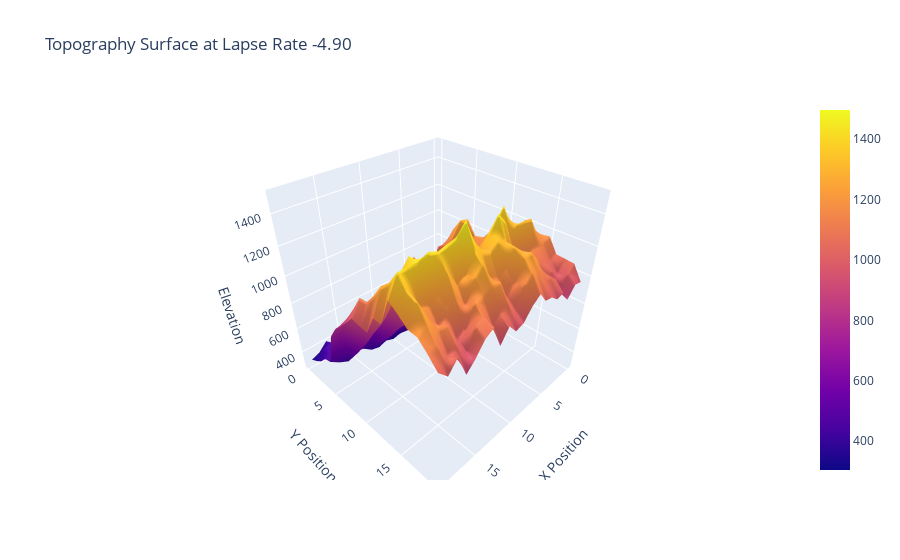
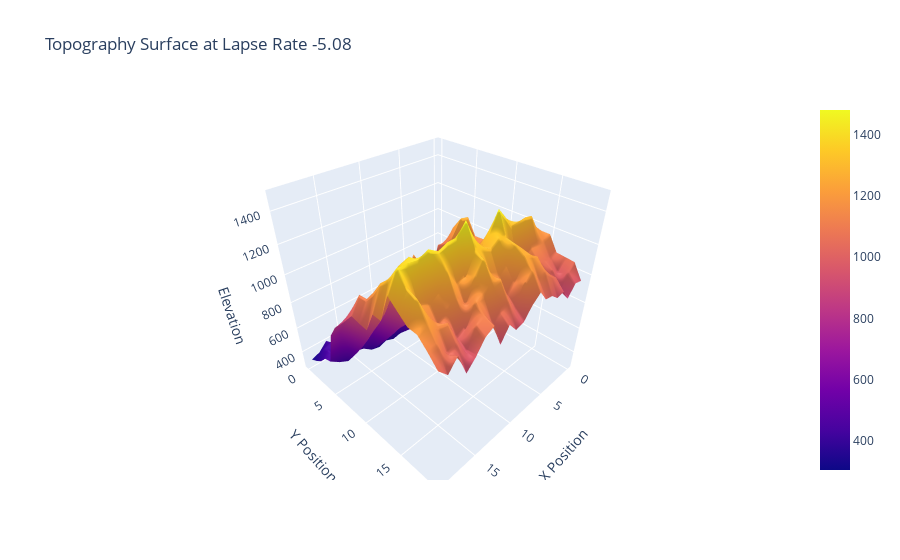
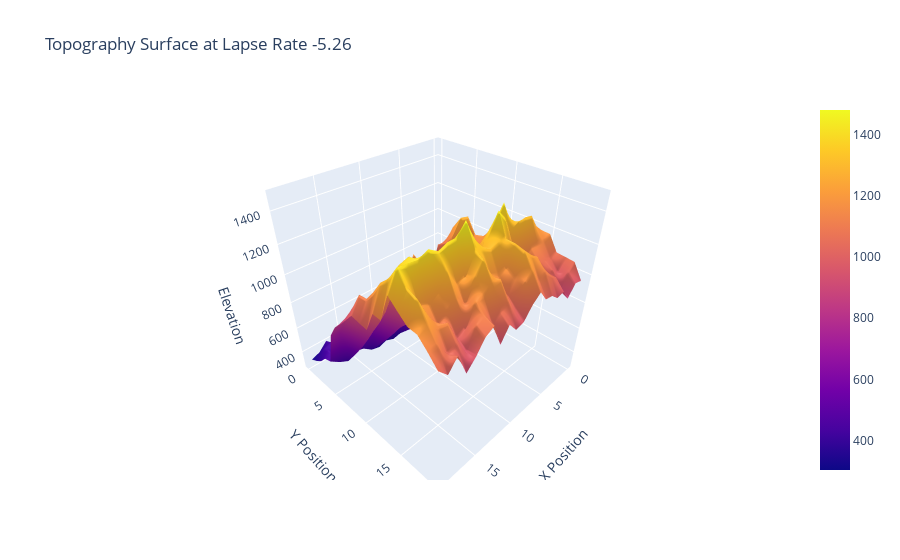
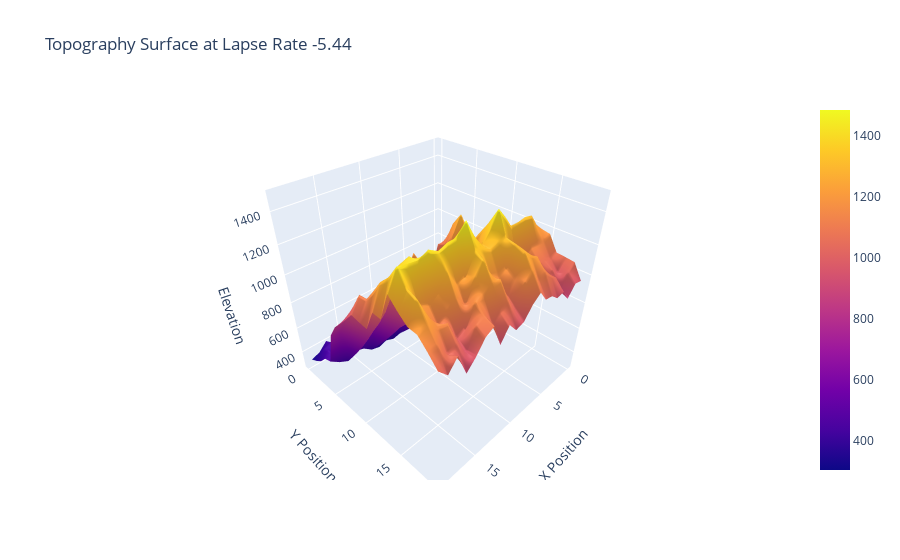

Here is the notebook cell these charts were saved with, in order:
### Code cell
import numpy as np
import plotly.graph_objects as go
import xsimlab as xs
import hvplot.xarray

# Define lapse_rate values to test between -4.9 and -5.8
lapse_rate_values = np.linspace(-4.9, -5.8, 6)

# Initialize a list to store results
spatial_elevation_results = []  # Store the 2D elevation grids for each lapse rate

# Loop through lapse_rate values
for lapse_rate in lapse_rate_values:
    # Set up the model with the current lapse_rate
    in_ds_S1 = xs.create_setup(
        model=SouthernAndesLEM,
        clocks={
            'time': ModelTime_1,
            'output': ModelTime_1[::PlotStep]
        },
        master_clock='time',
        input_vars={
            'grid': {
                'shape': [nx, ny],
                'length': [xl, yl],
            },
            'boundary': {
                'status': BoundaryCondition
            },
            'topography': {
                'elevation': InitialTopography2D,
            },
            'bedrock': {
                'elevation': InitialTopography2D,
            },
            'uplift': {
                'rate': UpliftRates2D,
            },
            'spl': {
                'k_coef': k_coef,
                'area_exp': area_exp,
                'slope_exp': slope_exp,
            },
            'diffusion': {
                'diffusivity': diffusion_diffusivity,
            },
            'orographic': {
                'lapse_rate': lapse_rate,  # Update only lapse_rate
                'lapse_rate_m': lapse_rate_m,
                'ref_density': ref_density,
                'rainfall_frequency': rainfall_frequency,
                'latitude': latitude,
                'precip_base': precip_base_xr,
                'wind_speed': wind_speed,
                'wind_dir': wind_dir,
                'precip_min': precip_min,
                'conv_time': conv_time,
                'fall_time': fall_time,
                'nm': nm,
                'hw': hw,
            },
        },
        output_vars={
            'topography__elevation': 'time',
            'orographic__precip_rate': 'time'
        }
    )
    
    # Run the simulation
    with xs.monitoring.ProgressBar():
        out_ds_S1 = in_ds_S1.xsimlab.run(model=SouthernAndesLEM)
    
    # Extract the final elevation grid (2D array) for the last timestep
    elevation = out_ds_S1['topography__elevation'].isel(time=-1).values  # 2D array
    spatial_elevation_results.append(elevation)  # Store the grid

    # Create a 3D surface plot for the current lapse_rate
    x = np.arange(elevation.shape[1])
    y = np.arange(elevation.shape[0])
    X, Y = np.meshgrid(x, y)

    fig = go.Figure(data=[go.Surface(z=elevation, x=X, y=Y)])
    fig.update_layout(
        title=f'Topography Surface at Lapse Rate {lapse_rate:.2f}',
        scene=dict(
            xaxis_title='X Position',
            yaxis_title='Y Position',
            zaxis_title='Elevation'
        )
    )
    
    # Show the 3D plot
    fig.show()

    # Add hvplot visualization
hvplot_image = out_ds_S1.topography__elevation.hvplot.image(
    x='x', y='y', cmap='viridis', groupby='time'
)
hvplot_image.opts(title=f'HvPlot Image at Lapse Rate {lapse_rate:.2f}')

# Display the HvPlot visualization
hvplot_image

### Figure 1 — Plotly figure (JSON) as saved in the notebook; plotly's stock layout.template omitted (floating-point values rounded to 4 significant figures; data arrays with more than 128 entries replaced by an {"elided": "..."} marker saying what was removed)
{"data": [{"type": "surface", "x": {"elided": "20x20 int values"}, "y": {"elided": "20x20 int values"}, "z": {"elided": "20x20 float values"}}], "layout": {"scene": {"xaxis": {"title": {"text": "X Position"}}, "yaxis": {"title": {"text": "Y Position"}}, "zaxis": {"title": {"text": "Elevation"}}}, "title": {"text": "Topography Surface at Lapse Rate -4.90"}}}

### Figure 2 — Plotly figure (JSON) as saved in the notebook; plotly's stock layout.template omitted (floating-point values rounded to 4 significant figures; data arrays with more than 128 entries replaced by an {"elided": "..."} marker saying what was removed)
{"data": [{"type": "surface", "x": {"elided": "20x20 int values"}, "y": {"elided": "20x20 int values"}, "z": {"elided": "20x20 float values"}}], "layout": {"scene": {"xaxis": {"title": {"text": "X Position"}}, "yaxis": {"title": {"text": "Y Position"}}, "zaxis": {"title": {"text": "Elevation"}}}, "title": {"text": "Topography Surface at Lapse Rate -5.08"}}}

### Figure 3 — Plotly figure (JSON) as saved in the notebook; plotly's stock layout.template omitted (floating-point values rounded to 4 significant figures; data arrays with more than 128 entries replaced by an {"elided": "..."} marker saying what was removed)
{"data": [{"type": "surface", "x": {"elided": "20x20 int values"}, "y": {"elided": "20x20 int values"}, "z": {"elided": "20x20 float values"}}], "layout": {"scene": {"xaxis": {"title": {"text": "X Position"}}, "yaxis": {"title": {"text": "Y Position"}}, "zaxis": {"title": {"text": "Elevation"}}}, "title": {"text": "Topography Surface at Lapse Rate -5.26"}}}

### Figure 4 — Plotly figure (JSON) as saved in the notebook; plotly's stock layout.template omitted (floating-point values rounded to 4 significant figures; data arrays with more than 128 entries replaced by an {"elided": "..."} marker saying what was removed)
{"data": [{"type": "surface", "x": {"elided": "20x20 int values"}, "y": {"elided": "20x20 int values"}, "z": {"elided": "20x20 float values"}}], "layout": {"scene": {"xaxis": {"title": {"text": "X Position"}}, "yaxis": {"title": {"text": "Y Position"}}, "zaxis": {"title": {"text": "Elevation"}}}, "title": {"text": "Topography Surface at Lapse Rate -5.44"}}}
